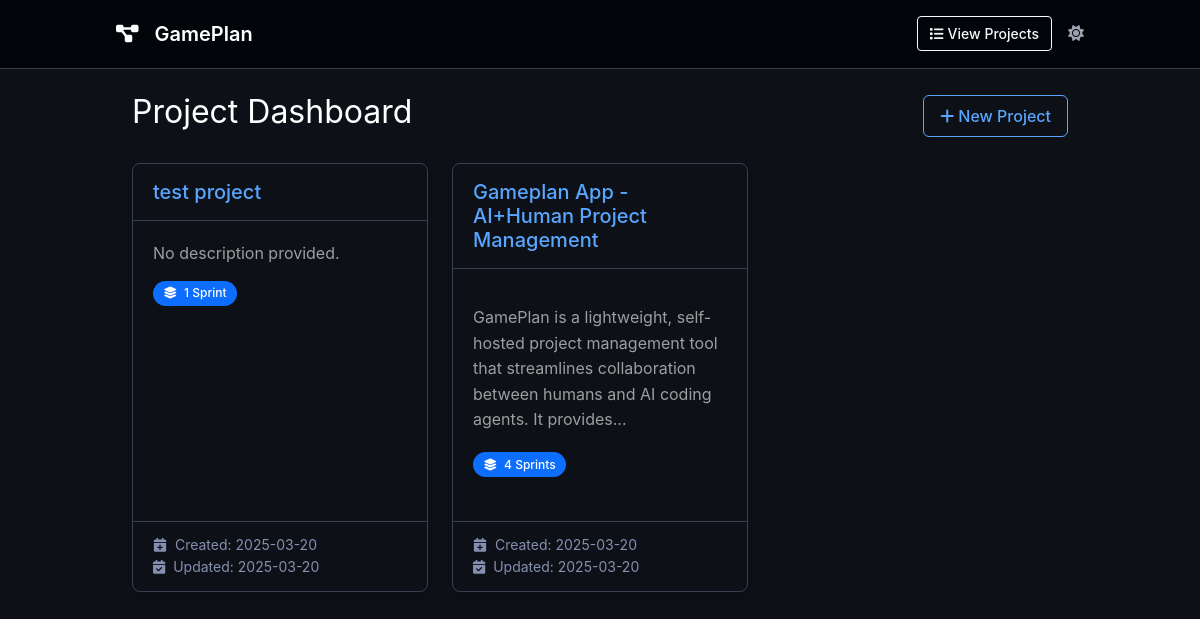
Before: / with the older database file.
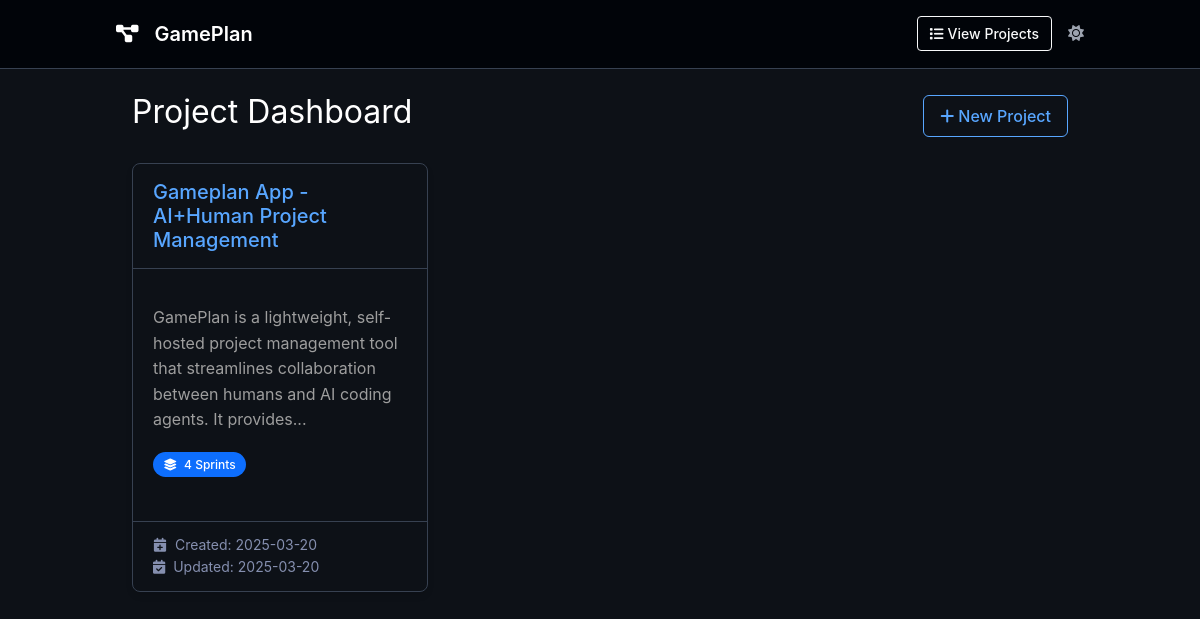
After: the same page with the newer database file.
### app/models/project.py (models this page shows, shortened)
class Project(db.Model):
    __tablename__ = 'projects'
    id = db.Column(db.Integer, primary_key=True)
    name = db.Column(db.String(100), nullable=False)
    description = db.Column(db.Text, nullable=True)
    requirements = db.Column(db.Text, nullable=True)
    implementation_details = db.Column(db.Text, nullable=True)
    created_at = db.Column(db.DateTime, default=datetime.utcnow)
    updated_at = db.Column(db.DateTime, default=datetime.utcnow, onupdate=datetime.utcnow)
    sprints = db.relationship('Sprint', backref='project', lazy='dynamic', cascade='all, delete-orphan')
    def get_sprint_count(self):
        return self.sprints.count()

### app/routes/main_routes.py (the view)
@main_bp.route('/')
def index():
    projects = Project.query.order_by(Project.created_at.desc()).all()
    return render_template('dashboard.html', projects=projects)

### app.py (called while the page is built)
@app.context_processor
def inject_now():
    return {'now': datetime.utcnow()}

### app/utils/markdown_parser.py (called while the page is built)
def convert_markdown_to_html(text):
    if not text:
        return Markup("")
    html = markdown.markdown(
        text,
        extensions=[
            'markdown.extensions.fenced_code',
            'markdown.extensions.tables',
            'markdown.extensions.nl2br',
            'markdown.extensions.sane_lists'
        ]
    )
    clean_html = bleach.clean(
        html,
        tags=ALLOWED_TAGS,
        attributes=ALLOWED_ATTRIBUTES,
        strip=True
    )
    return Markup(clean_html)

### app/templates/dashboard.html (shortened to what this page needs)
{% extends "base.html" %}
{% block content %}
<div class="container mt-4">
    <div class="d-flex justify-content-between align-items-center mt-4 mb-4">
        <h2>Project Dashboard</h2>
        <button id="newProjectBtn" class="btn btn-outline-primary"
               hx-get="/htmx/projects/form"
               hx-target="#project-form-container"
               hx-swap="innerHTML">
            <i class="fas fa-plus me-1"></i>New Project
        </button>
    </div>
    <div id="projectsContainer">
        <div class="row row-cols-1 row-cols-md-2 row-cols-lg-3 g-4" id="projectsGrid">
            {% if projects %}
                {% for project in projects %}
                    <div class="col">
                        {% include 'partials/project_card.html' %}
                    </div>
                {% endfor %}
            {% endif %}
        </div>
    </div>
</div>
{% endblock %}

### app/templates/base.html (shortened to what this page needs)
<!DOCTYPE html>
<html lang="en" x-data="{ darkMode: localStorage.getItem('darkMode') === 'true' || localStorage.getItem('darkMode') === null }" :class="{ 'dark-mode': darkMode }">
<head>
    <link href="https://cdn.jsdelivr.net/npm/bootstrap@5.3.0/dist/css/bootstrap.min.css" rel="stylesheet">
    <link rel="stylesheet" href="https://cdnjs.cloudflare.com/ajax/libs/font-awesome/6.4.0/css/all.min.css">
    <link rel="stylesheet" href="https://cdn.jsdelivr.net/npm/bootstrap-icons@1.11.1/font/bootstrap-icons.css">
    <link rel="stylesheet" href="{{ url_for('static', filename='css/style.css') }}">
    <link rel="stylesheet" href="{{ url_for('static', filename='css/modern-dark-theme.css') }}" x-bind:disabled="!darkMode">
</head>
<body>
    <nav class="navbar navbar-expand-lg navbar-dark bg-primary">
        <div class="container">
            <a class="navbar-brand" href="{{ url_for('main.index') }}">
                <i class="fas fa-project-diagram me-2"></i>GamePlan
            </a>
            <div class="ms-auto d-flex align-items-center">
                <a href="{{ url_for('main.index') }}" class="btn btn-sm btn-outline-light me-3">
                    <i class="fas fa-list me-1"></i>View Projects
                </a>
                <a class="nav-link theme-toggle" href="#"
                   @click.prevent="darkMode = !darkMode; localStorage.setItem('darkMode', darkMode)">
                    <i class="fas" :class="darkMode ? 'fa-sun' : 'fa-moon'"></i>
                </a>
            </div>
        </div>
    </nav>
    <main class="container py-4">
        {% block content %}{% endblock %}
    </main>
</body>
</html>

### app/templates/partials/project_card.html
<div class="card h-100 project-card mb-4 border">
    <div class="card-header">
        <h5 class="card-title mb-0">
            <a href="{{ url_for('main.project_detail', project_id=project.id) }}" class="text-decoration-none stretched-link">
                {{ project.name }}
            </a>
        </h5>
    </div>
    <div class="card-body">
        <p class="card-text">{{ project.description|markdown|truncate(150) or 'No description provided.' }}</p>
        <div class="d-flex justify-content-between align-items-center mt-3">
            <span class="badge bg-primary rounded-pill">
                <i class="fas fa-layer-group me-1"></i> {{ project.get_sprint_count() }} Sprint{{ 's' if project.get_sprint_count() != 1 }}
            </span>
        </div>
    </div>
    <div class="card-footer text-muted">
        <small>
            <div><i class="fas fa-calendar-plus me-1"></i> Created: {{ project.created_at.strftime('%Y-%m-%d') }}</div>
            <div><i class="fas fa-calendar-check me-1"></i> Updated: {{ project.updated_at.strftime('%Y-%m-%d') }}</div>
        </small>
    </div>
</div>

### app/static/css/style.css (style rules this page uses)
body { display: flex; flex-direction: column; min-height: 100vh; background-color: #f8f9fa; font-family: -apple-system, BlinkMacSystemFont, "Segoe UI", Roboto, Helvetica, Arial, sans-serif; line-height: 1.6; margin: 0; padding: 0; }
main { flex: 1; }
.container { max-width: 1000px !important; padding: 0 1rem !important; margin: 0 auto !important; }
.navbar { background-color: #007bff !important; border-bottom: 1px solid rgba(0, 0, 0, 0.1); padding: 0.8rem 1rem; box-shadow: none; }
.navbar-brand { color: #fff !important; font-weight: 600; display: flex; align-items: center; gap: 0.5rem; }
#projectsContainer { margin-top: 1.5rem !important; }
.card-header { padding: 1rem 1.25rem; background-color: transparent; }
.card-body { padding: 1.25rem; }
.card-footer { padding: 0.75rem 1.25rem; background-color: transparent; }
.project-card { border-radius: 8px; box-shadow: 0 4px 6px rgba(0, 0, 0, 0.1); transition: transform 0.2s, box-shadow 0.2s; margin-bottom: 1.5rem; }
.project-card .card-title { font-size: 1.25rem; font-weight: 500; }
.project-card .card-text { margin-bottom: 1rem; line-height: 1.5; }
.project-card .badge { font-weight: 500; padding: 0.4rem 0.65rem; }
.project-card { transform: translateY(0px); box-shadow: 0 4px 6px rgba(0, 0, 0, 0.1); }
.project-card .card-header { border-top-left-radius: 8px; border-top-right-radius: 8px; }
.btn { border-radius: 6px; font-weight: 500; padding: 0.5rem 1rem; transition: all 0.2s ease; }
.btn-sm { padding: 0.375rem 0.75rem; font-size: 0.875rem; border-radius: 4px; }
.btn-outline-light { border-width: 1px; font-weight: 500; }
.text-muted { color: #6c757d; }

### app/static/css/modern-dark-theme.css (style rules this page uses)
:root { --gp-bg-dark: #0d1117; --gp-bg-darker: #010409; --gp-bg-lighter: #161b22; --gp-bg-sidebar: rgba(255, 255, 255, 0.05); --gp-text-primary: rgb(158, 158, 158); --gp-text-secondary: #9ca3af; --gp-text-muted: #858faf; --gp-text-bright: #fff; --gp-text-link: #fff; --gp-text-code: #fff; --gp-border-primary: #374151; --gp-border-table: #4b5563; --gp-primary: #58a6ff; --gp-success: #3fb950; --gp-warning: #d29922; --gp-danger: #f85149; --gp-border: #30363d; --gp-shadow: rgba(0, 0, 0, 0.3); --bs-body-bg: var(--gp-bg-dark); --bs-body-color: var(--gp-text-primary); --bs-primary: var(--gp-primary); --bs-border-color: var(--gp-border); --bs-link-color: var(--gp-text-link); --bs-link-hover-color: var(--gp-primary); }
body { background-color: var(--gp-bg-dark); color: var(--gp-text-primary); font-family: -apple-system, BlinkMacSystemFont, "Segoe UI", Roboto, Helvetica, Arial, sans-serif; line-height: 1.6; margin: 0; padding: 0; }
.container { max-width: 1000px !important; padding: 0 1rem !important; margin: 0 auto !important; }
h1, h2, h3, h4, h5, h6 { color: var(--gp-text-bright); font-weight: 400; margin-bottom: .5rem; line-height: 1.2; }
p { margin-bottom: 1.2rem; }
a { color: var(--gp-primary); text-decoration: none; transition: color 0.2s ease; }
.dark-mode { color-scheme: dark; }
.navbar { background-color: var(--gp-bg-darker) !important; border-bottom: 1px solid var(--gp-border-primary); padding: 0.8rem 1rem; box-shadow: none; }
.navbar-brand { color: var(--gp-text-bright) !important; font-weight: 600; display: flex; align-items: center; gap: 0.5rem; }
.theme-toggle { color: var(--gp-text-secondary) !important; transition: color 0.2s ease; }
.card { background-color: transparent; border: 1px solid var(--gp-border-primary); border-radius: 8px; margin-bottom: 1.5rem; }
.card-header { background-color: transparent; border-bottom: 1px solid var(--gp-border-primary); padding: 1rem 1.25rem; }
.card-body { padding: 1.25rem; }
.card-footer { background-color: transparent; border-top: 1px solid var(--gp-border-primary); padding: 0.75rem 1.25rem; }
.card-title { color: var(--gp-text-bright); font-size: 1.25rem; font-weight: 500; margin-bottom: 0; }
.card-text { margin-bottom: 1rem; line-height: 1.5; }
.badge { font-weight: 500; padding: 0.4rem 0.65rem; }
.project-card { border-bottom: 1px solid var(--gp-border-primary); margin-bottom: 2rem; }
.btn-outline-primary { color: var(--gp-primary); border-color: var(--gp-primary); }
.text-muted { color: var(--gp-text-muted) !important; }
.border { border-color: var(--gp-border-primary) !important; }
.btn-primary i.fas, .btn-outline-primary i.fas, .btn-secondary i.fas, .btn-outline-secondary i.fas { color: inherit; }

Changed rows visible on the page:
removed Project: name "test project", description "No description provided.", get_sprint_count "1", created_at "2025-03-20", updated_at "2025-03-20"
